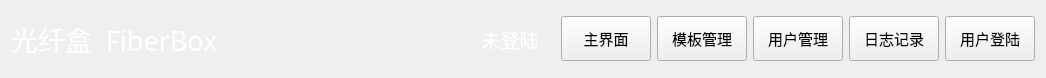
<?xml version="1.0" encoding="UTF-8"?>
<ui version="4.0">
 <class>navarwid</class>
 <widget class="QWidget" name="navarwid">
  <property name="enabled">
   <bool>true</bool>
  </property>
  <property name="geometry">
   <rect>
    <x>0</x>
    <y>0</y>
    <width>1046</width>
    <height>78</height>
   </rect>
  </property>
  <property name="windowTitle">
   <string>Form</string>
  </property>
  <layout class="QGridLayout" name="gridLayout">
   <item row="0" column="0">
    <widget class="QLabel" name="label">
     <property name="minimumSize">
      <size>
       <width>0</width>
       <height>50</height>
      </size>
     </property>
     <property name="font">
      <font>
       <family>微软雅黑</family>
       <pointsize>20</pointsize>
      </font>
     </property>
     <property name="styleSheet">
      <string notr="true">color: rgb(255, 255, 255);</string>
     </property>
     <property name="text">
      <string>光纤盒  FiberBox</string>
     </property>
     <property name="alignment">
      <set>Qt::AlignLeading|Qt::AlignLeft|Qt::AlignVCenter</set>
     </property>
    </widget>
   </item>
   <item row="0" column="1">
    <spacer name="horizontalSpacer">
     <property name="orientation">
      <enum>Qt::Horizontal</enum>
     </property>
     <property name="sizeHint" stdset="0">
      <size>
       <width>40</width>
       <height>20</height>
      </size>
     </property>
    </spacer>
   </item>
   <item row="0" column="2">
    <widget class="QLabel" name="userLab">
     <property name="minimumSize">
      <size>
       <width>90</width>
       <height>0</height>
      </size>
     </property>
     <property name="font">
      <font>
       <family>微软雅黑</family>
       <pointsize>14</pointsize>
      </font>
     </property>
     <property name="contextMenuPolicy">
      <enum>Qt::PreventContextMenu</enum>
     </property>
     <property name="styleSheet">
      <string notr="true">color: rgb(255, 255, 255);</string>
     </property>
     <property name="text">
      <string>未登陆</string>
     </property>
     <property name="alignment">
      <set>Qt::AlignCenter</set>
     </property>
    </widget>
   </item>
   <item row="0" column="3">
    <widget class="QPushButton" name="MainWid">
     <property name="minimumSize">
      <size>
       <width>90</width>
       <height>0</height>
      </size>
     </property>
     <property name="maximumSize">
      <size>
       <width>230</width>
       <height>45</height>
      </size>
     </property>
     <property name="font">
      <font>
       <pointsize>11</pointsize>
      </font>
     </property>
     <property name="text">
      <string>主界面</string>
     </property>
    </widget>
   </item>
   <item row="0" column="4">
    <widget class="QPushButton" name="templateBtn">
     <property name="minimumSize">
      <size>
       <width>90</width>
       <height>0</height>
      </size>
     </property>
     <property name="maximumSize">
      <size>
       <width>230</width>
       <height>45</height>
      </size>
     </property>
     <property name="font">
      <font>
       <pointsize>11</pointsize>
      </font>
     </property>
     <property name="text">
      <string>模板管理</string>
     </property>
    </widget>
   </item>
   <item row="0" column="5">
    <widget class="QPushButton" name="setBtn">
     <property name="minimumSize">
      <size>
       <width>90</width>
       <height>0</height>
      </size>
     </property>
     <property name="maximumSize">
      <size>
       <width>230</width>
       <height>45</height>
      </size>
     </property>
     <property name="font">
      <font>
       <pointsize>11</pointsize>
      </font>
     </property>
     <property name="text">
      <string>用户管理</string>
     </property>
    </widget>
   </item>
   <item row="0" column="6">
    <widget class="QPushButton" name="logBtn">
     <property name="minimumSize">
      <size>
       <width>90</width>
       <height>0</height>
      </size>
     </property>
     <property name="maximumSize">
      <size>
       <width>230</width>
       <height>45</height>
      </size>
     </property>
     <property name="font">
      <font>
       <pointsize>11</pointsize>
      </font>
     </property>
     <property name="text">
      <string>日志记录</string>
     </property>
    </widget>
   </item>
   <item row="0" column="7">
    <widget class="QPushButton" name="loginBtn">
     <property name="minimumSize">
      <size>
       <width>90</width>
       <height>0</height>
      </size>
     </property>
     <property name="maximumSize">
      <size>
       <width>230</width>
       <height>45</height>
      </size>
     </property>
     <property name="font">
      <font>
       <pointsize>11</pointsize>
      </font>
     </property>
     <property name="text">
      <string>用户登陆</string>
     </property>
    </widget>
   </item>
  </layout>
 </widget>
 <resources/>
 <connections/>
</ui>
